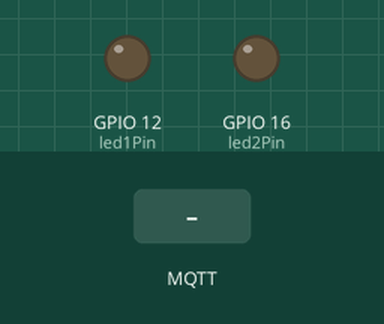
This sketch was run on a simulated ESP32. Shown: output pins drawn as LEDs (lit = HIGH). The inputs (shaded band) are chosen by the test bench. WiFi joins after 1.5 s; servers stay silent unless stated; no MQTT or app messages arrive unless stated; what the sketch prints to the serial monitor is not drawn.

Above: at 2.7 s.
2.8 s: MQTT message "true" arrives on the first subscribed topic
At 3.2 s:
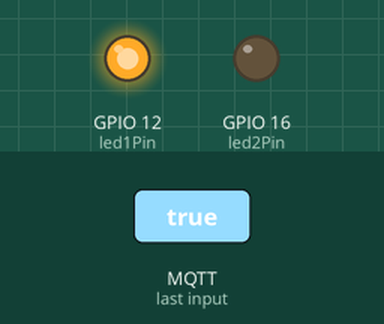
4.3 s: MQTT message "true" arrives on the second subscribed topic
At 5.5 s:
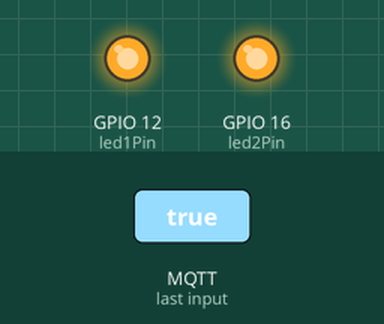
5.8 s: MQTT message "lampu1" arrives on the first subscribed topic
At 6.7 s:
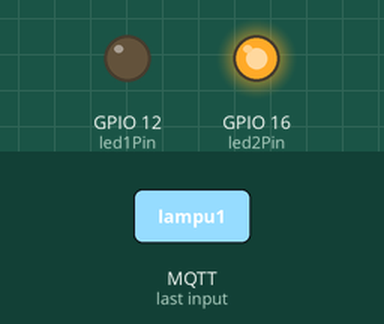
7.3 s: MQTT message "lampu1" arrives on the second subscribed topic
At 7.9 s:
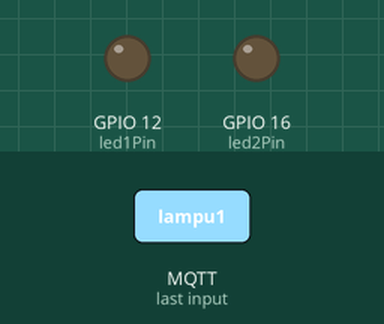
Timing chart, 0 to 9.8 s (numbered marks = the images above; inputs shaded):
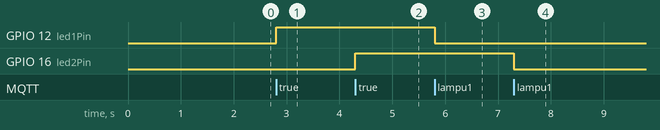

Measured:
- after the input at 2.8 s, GPIO 12 (led1Pin): LOW → HIGH at once
- after the input at 4.3 s, GPIO 16 (led2Pin): LOW → HIGH at once
- after the input at 5.8 s, GPIO 12 (led1Pin): HIGH → LOW at once
- after the input at 7.3 s, GPIO 16 (led2Pin): HIGH → LOW at once

The sketch:

esp32-control-subs-mqtt.ino
```cpp
#include <WiFi.h>
#include <PubSubClient.h>

// WiFi Credentials
const char* ssid = "okinawa";
const char* password = "1234567890";

// MQTT Broker
const char* mqtt_server = "192.168.0.225"; // e.g., "192.168.1.100"

WiFiClient espClient;
PubSubClient client(espClient);

// LED Pins
const int led1Pin = 12;
const int led2Pin = 16;

// MQTT Callback
void callback(char* topic, byte* message, unsigned int length) {
  String msgStr;
  for (unsigned int i = 0; i < length; i++) {
    msgStr += (char)message[i];
  }

  Serial.print("Message arrived [");
  Serial.print(topic);
  Serial.print("] ");
  Serial.println(msgStr);

  bool state = (msgStr == "true");

  if (String(topic) == "lampu1") {
    digitalWrite(led1Pin, state ? HIGH : LOW);
    Serial.println("Lampu 1 -> " + String(state));
  } else if (String(topic) == "lampu2") {
    digitalWrite(led2Pin, state ? HIGH : LOW);
    Serial.println("Lampu 2 -> " + String(state));
  }
}

void setup_wifi() {
  delay(10);
  Serial.begin(115200);
  WiFi.begin(ssid, password);
  Serial.print("Connecting to WiFi");
  while (WiFi.status() != WL_CONNECTED) {
    delay(500);
    Serial.print(".");
  }
  Serial.println("\nWiFi connected!");
}

void reconnect() {
  while (!client.connected()) {
    Serial.print("Attempting MQTT connection...");
    if (client.connect("ESP32Client")) {
      Serial.println("connected");

      // Subscribe to control topics
      client.subscribe("lampu1");
      client.subscribe("lampu2");
    } else {
      Serial.print("failed, rc=");
      Serial.print(client.state());
      delay(2000);
    }
  }
}

void setup() {
  setup_wifi();
  client.setServer(mqtt_server, 1883);
  client.setCallback(callback);

  // Setup LED pins
  pinMode(led1Pin, OUTPUT);
  pinMode(led2Pin, OUTPUT);
  digitalWrite(led1Pin, LOW);
  digitalWrite(led2Pin, LOW);
}

void loop() {
  if (!client.connected()) {
    reconnect();
  }
  client.loop();
}
```
